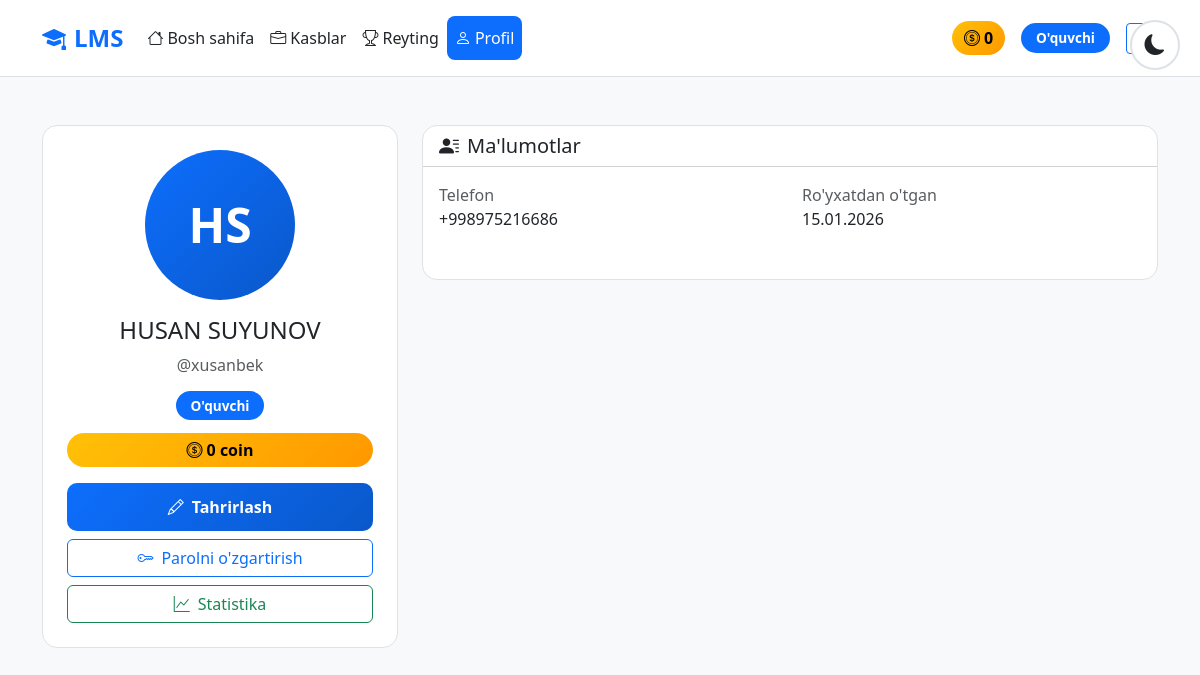
Before: /profile/ (signed in) with the older database file.
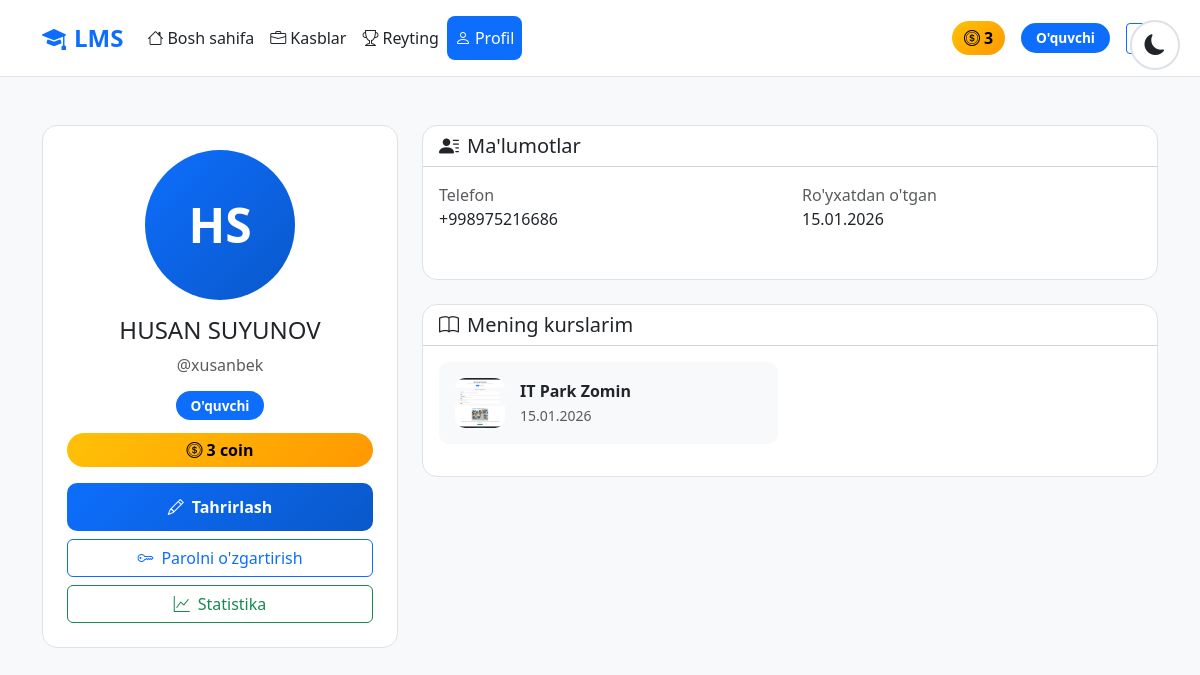
After: the same page with the newer database file.
### accounts/models.py (models this page shows, shortened)
class CustomUser(AbstractUser):
    ROLE_CHOICES = (
        ('admin', 'Admin'),
        ('teacher', 'O\'qituvchi'),
        ('student', 'O\'quvchi'),
    )
    first_name = models.CharField(max_length=100, verbose_name="Ism")
    last_name = models.CharField(max_length=100, verbose_name="Familiya")
    phone = models.CharField(max_length=20, unique=True, verbose_name="Telefon raqam")
    role = models.CharField(max_length=20, choices=ROLE_CHOICES, default='student', verbose_name="Rol")
    photo = models.ImageField(upload_to='profiles/', blank=True, null=True, verbose_name="Profil rasmi")
    profession = models.ForeignKey(Profession, on_delete=models.SET_NULL, null=True, blank=True, related_name='students', verbose_name="Yo'nalish")
    is_blocked = models.BooleanField(default=False, verbose_name="Bloklangan")
    last_activity = models.DateTimeField(null=True, blank=True, verbose_name="Oxirgi faollik")
    bio = models.TextField(blank=True, null=True, verbose_name="O'zi haqida")
    coins = models.IntegerField(default=0, verbose_name="Coinlar")
    total_online_time = models.IntegerField(default=0, verbose_name="Jami online vaqt (daqiqa)")
    @property
    def is_admin(self):
        return self.role == 'admin'
    @property
    def is_teacher(self):
        return self.role == 'teacher'
    @property
    def full_name(self):
        return f"{self.first_name} {self.last_name}"
    def get_initials(self):
        first = self.first_name[0] if self.first_name else ''
        last = self.last_name[0] if self.last_name else ''
        return f"{first}{last}".upper()
    class Meta:
        verbose_name = "Foydalanuvchi"
        verbose_name_plural = "Foydalanuvchilar"

class CourseEnrollment(models.Model):
    user = models.ForeignKey(CustomUser, on_delete=models.CASCADE, related_name='enrollments')
    profession = models.ForeignKey(Profession, on_delete=models.CASCADE, related_name='enrollments')
    enrolled_at = models.DateTimeField(auto_now_add=True)
    class Meta:
        unique_together = ['user', 'profession']
        verbose_name = "Kursga yozilish"
        verbose_name_plural = "Kursga yozilishlar"

class Profession(models.Model):
    name = models.CharField(max_length=200, verbose_name="Kasb nomi")
    photo = models.ImageField(upload_to='professions/', verbose_name="Rasm")
    description = models.TextField(verbose_name="Kasb haqida")
    created_at = models.DateTimeField(auto_now_add=True)
    class Meta:
        verbose_name = "Kasb"
        verbose_name_plural = "Kasblar"
        ordering = ['-created_at']

### accounts/views.py (the view)
# urls.py: path('profile/', views.profile_view, name='profile'),
@login_required
def profile_view(request):
    certificates = Certificate.objects.filter(student=request.user)
    enrollments = request.user.enrollments.all()
    return render(request, 'accounts/profile.html', {
        'certificates': certificates,
        'enrollments': enrollments,
    })

### accounts/templates/accounts/profile.html (shortened to what the changed rows need)
{% extends 'accounts/base.html' %}
{% block content %}
<div class="container mt-5">
    <div class="row">
        <div class="col-md-4 mb-4">
            <div class="card text-center p-4">
                <div class="mb-3">
                    {% if user.photo %}
                    <img src="{{ user.photo.url }}" alt="{{ user.full_name }}"
                         style="width: 150px; height: 150px; border-radius: 50%; object-fit: cover; border: 4px solid var(--primary-blue);">
                    {% else %}
                    <div style="width: 150px; height: 150px; border-radius: 50%; background: linear-gradient(135deg, var(--primary-blue), var(--dark-blue)); display: flex; align-items: center; justify-content: center; margin: 0 auto; font-size: 3rem; color: white; font-weight: 700;">
                        {{ user.get_initials }}
                    </div>
                    {% endif %}
                </div>
                <h4 style="color: var(--text-color);">{{ user.full_name }}</h4>
                <p class="text-muted">@{{ user.username }}</p>
                <div class="mb-3">
                    <span class="role-badge role-{{ user.role }}">
                    </span>
                </div>
                <div class="coin-badge mb-3">
                    <i class="bi bi-coin me-1"></i>{{ user.coins }} coin
                </div>
                <div class="d-grid gap-2">
                    <a href="{% url 'profile_edit' %}" class="btn btn-primary">
                    </a>
                    <a href="{% url 'change_password' %}" class="btn btn-outline-primary">
                    </a>
                    <a href="{% url 'my_statistics' %}" class="btn btn-outline-success">
                    </a>
                </div>
            </div>
        </div>
        <div class="col-md-8">
            <div class="card mb-4">
                <div class="card-body">
                    <div class="row mb-3">
                        <div class="col-md-6">
                            <label class="text-muted">Telefon</label>
                            <p style="color: var(--text-color);">{{ user.phone }}</p>
                        </div>
                        <div class="col-md-6">
                            <label class="text-muted">Ro'yxatdan o'tgan</label>
                            <p style="color: var(--text-color);">{{ user.date_joined|date:"d.m.Y" }}</p>
                        </div>
                    </div>
                </div>
            </div>
            {% if enrollments %}
            <div class="card mb-4">
                <div class="card-header" style="background: transparent;">
                    <h5 style="color: var(--text-color); margin: 0;">
                        <i class="bi bi-book me-2"></i>Mening kurslarim
                    </h5>
                </div>
                <div class="card-body">
                    <div class="row">
                        {% for enrollment in enrollments %}
                        <div class="col-md-6 mb-3">
                            <a href="{% url 'profession_detail' enrollment.profession.pk %}" class="text-decoration-none">
                                <div class="d-flex align-items-center p-3" style="background: var(--bg-color); border-radius: 10px;">
                                    <img src="{{ enrollment.profession.photo.url }}" style="width: 50px; height: 50px; border-radius: 10px; object-fit: cover; margin-right: 15px;">
                                    <div>
                                        <strong style="color: var(--text-color);">{{ enrollment.profession.name }}</strong>
                                        <br><small class="text-muted">{{ enrollment.enrolled_at|date:"d.m.Y" }}</small>
                                    </div>
                                </div>
                            </a>
                        </div>
                        {% endfor %}
                    </div>
                </div>
            </div>
            {% endif %}
        </div>
    </div>
</div>
{% endblock %}

### accounts/templates/accounts/base.html (shortened to what this page needs)
<!DOCTYPE html>
<html lang="uz" data-bs-theme="light">
<head>
    <link href="https://cdn.jsdelivr.net/npm/bootstrap@5.3.2/dist/css/bootstrap.min.css" rel="stylesheet">
    <link href="https://cdn.jsdelivr.net/npm/bootstrap-icons@1.11.1/font/bootstrap-icons.css" rel="stylesheet">
</head>
<body>
    <div class="theme-toggle">
        <button class="btn" id="themeToggle" title="Rejimni o'zgartirish">
            <i class="bi bi-moon-fill" id="themeIcon"></i>
        </button>
    </div>
    {% if user.is_authenticated %}
    <nav class="navbar navbar-expand-lg">
        <div class="container">
            <a class="navbar-brand" href="{% url 'home' %}">
                <i class="bi bi-mortarboard-fill me-2"></i>LMS
            </a>
            <div class="collapse navbar-collapse" id="navbarNav">
                <ul class="navbar-nav me-auto">
                    <li class="nav-item">
                        <a class="nav-link {% if request.resolver_match.url_name == 'home' %}active{% endif %}" href="{% url 'home' %}">
                            <i class="bi bi-house me-1"></i>Bosh sahifa
                        </a>
                    </li>
                    <li class="nav-item">
                        <a class="nav-link {% if 'profession' in request.resolver_match.url_name %}active{% endif %}" href="{% url 'professions' %}">
                            <i class="bi bi-briefcase me-1"></i>Kasblar
                        </a>
                    </li>
                    <li class="nav-item">
                        <a class="nav-link {% if request.resolver_match.url_name == 'leaderboard' %}active{% endif %}" href="{% url 'leaderboard' %}">
                            <i class="bi bi-trophy me-1"></i>Reyting
                        </a>
                    </li>
                    <li class="nav-item">
                        <a class="nav-link {% if 'profile' in request.resolver_match.url_name %}active{% endif %}" href="{% url 'profile' %}">
                            <i class="bi bi-person me-1"></i>Profil
                        </a>
                    </li>
                </ul>
                <div class="d-flex align-items-center">
                    <span class="coin-badge me-3">
                        <i class="bi bi-coin me-1"></i>{{ user.coins }}
                    </span>
                    <span class="role-badge role-{{ user.role }} me-3">
                        {% if user.role == 'admin' %}Admin{% elif user.role == 'teacher' %}O'qituvchi{% else %}O'quvchi{% endif %}
                    </span>
                    <a href="{% url 'logout' %}" class="btn btn-outline-primary btn-sm">
                    </a>
                </div>
            </div>
        </div>
    </nav>
    {% endif %}
    {% block content %}{% endblock %}
</body>
</html>

Changed rows visible on the page:
changed CustomUser "HS": coins "0" → "3"
added CourseEnrollment: profession.photo (picture), profession.name "IT Park Zomin", enrolled_at "15.01.2026"
Other visible differences:
text now shown: "Mening kurslarim"
